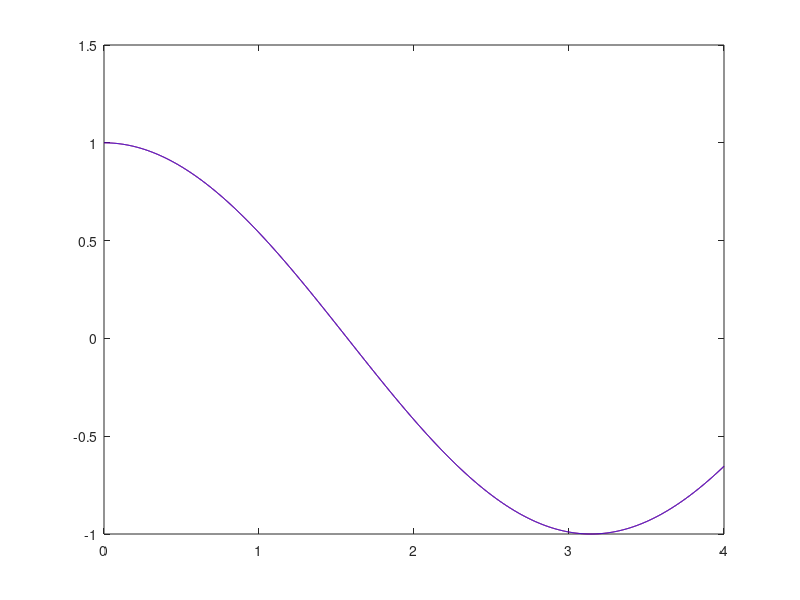
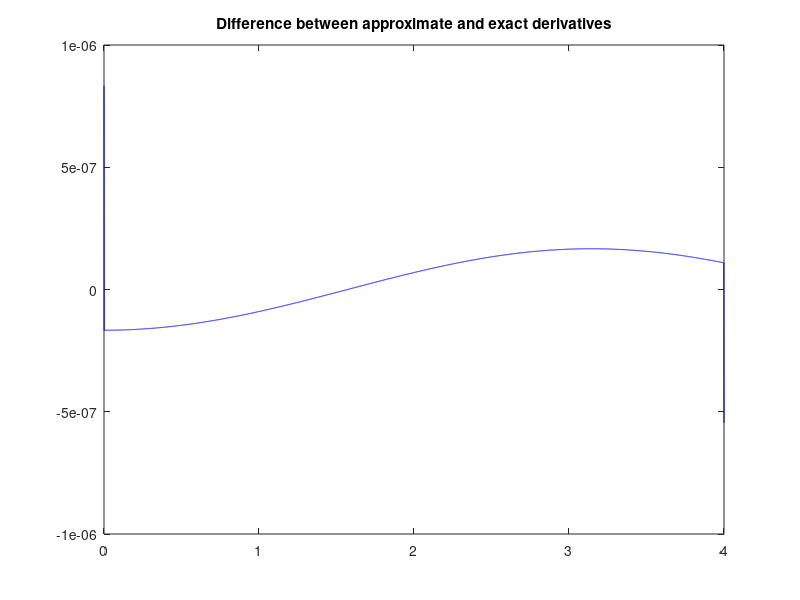

Write the MATLAB code that produced these figures, in order.
clear; close all;

dx=1/1000;
x=0:dx:4;
N=length(x);
f=sin(x);

% Do the derivative at the interior points all at once using
% the colon command

dfdx(2:N-1)=(f(3:N)-f(1:N-2))/(2*dx);

% linearly extrapolate to the end points
dfdx(1)=2*dfdx(2)-dfdx(3);
dfdx(N)=2*dfdx(N-1)-dfdx(N-2);

% now plot both the approximate derivative and the exact
% derivative cos(x) to see how well we did
plot(x,dfdx,'r-',x,cos(x),'b-')

% also plot the difference between the approximate and exact
figure
plot(x,dfdx-cos(x),'b-')
title('Difference between approximate and exact derivatives')
